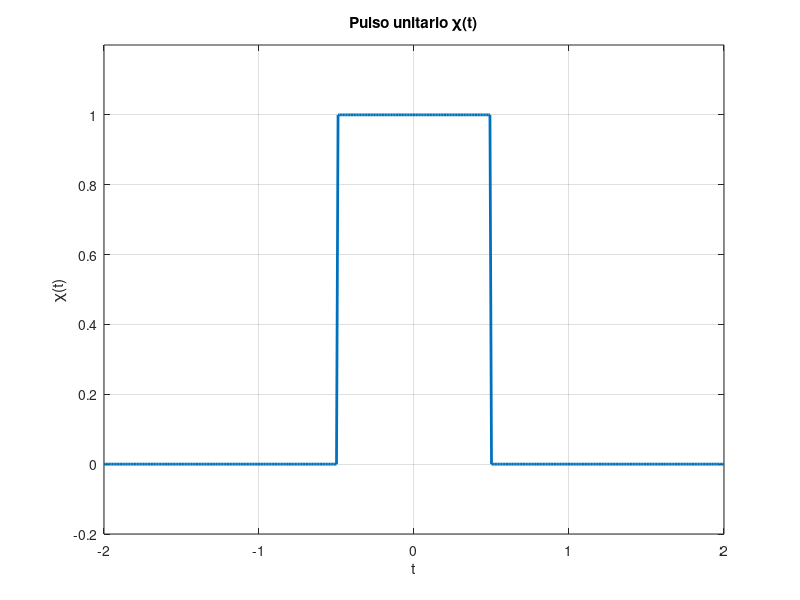

MATLAB code to generate this figure:
% Pulso unitario ⊓(t) en Octave

t = -2:0.01:2; % Vector de tiempo
p = double(abs(t) < 0.5); % Pulso unitario: 1 si |t|<0.5, 0 cc

figure;
plot(t, p, 'LineWidth', 2);
xlabel('t');
ylabel('\chi(t)');
title('Pulso unitario \chi(t)');
grid on;
axis([-2 2 -0.2 1.2]);